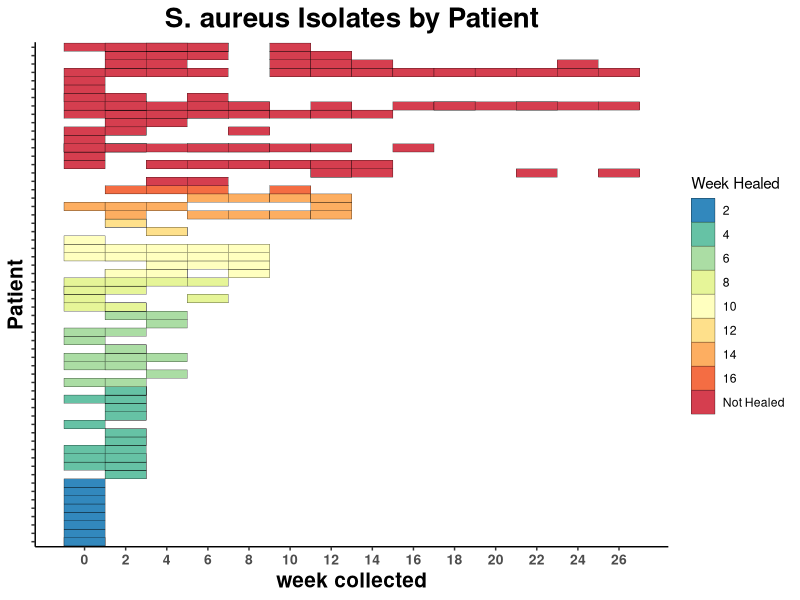

The R script that drew this image:
# Amy Campbell
# Figure1 A Experimental setup
library("ggplot2")
library("gridExtra")
library("dplyr")
library("RColorBrewer")
library("forcats")

# set to wherever you've cloned the repo
setwd("/Users/amycampbell/Desktop/GriceLabGit/Staphyloxanthin/")

FullData = read.csv("Data/InVitroData/staphyloxanthin_paper_updated.csv")

week_order <- c("2", "4", "6","8","10","12","14","16","Not Healed")

FullData$Healed = if_else(is.na(FullData$week_healed ), "Unhealed", "Healed")

FullData$week_collected<-(FullData$visit*2)

FullData = FullData %>% mutate(WeekHealed = if_else(is.na(week_healed),"Not Healed", as.character(week_healed)))


OrderByWeekHealed <- FullData %>% arrange(week_healed) 
OrderByWeekHealed$WeekHealed = factor(OrderByWeekHealed$WeekHealed)
OrderByWeekHealed$patient = factor(OrderByWeekHealed$patient)
IsolatesPlot = ggplot(data=OrderByWeekHealed, aes(x=week_collected, y =patient))+
  geom_tile(color="black", aes(fill=WeekHealed))+
  theme_classic()+ggtitle("S. aureus Isolates by Patient")+
  theme(plot.title = element_text(hjust = 0.5, face="bold", size=20))+
  labs(x="week collected",y="Patient")+
  theme(axis.title.x = element_text(face="bold",size=15))+
  theme(axis.title.y = element_text(face="bold",size=15))+
  theme(axis.text.y = element_blank())+
  theme(axis.text.x = element_text(face="bold",size=10))+  
  labs(fill="Week Healed") + scale_fill_manual(values=rev(RColorBrewer::brewer.pal(9, "Spectral"))) + scale_x_continuous(breaks=c(0,2,4,6,8,10,12,14,16,18,20,22,24,26)) 
IsolatesPlot$data$patient = factor(IsolatesPlot$data$patient, levels=unique(OrderByWeekHealed$patient))
IsolatesPlot$data$WeekHealed = factor(IsolatesPlot$data$WeekHealed, levels=week_order)

pdf(width=8.49, height= 6.555, file="Figures/Figure1/Fig1A.pdf")
IsolatesPlot
dev.off()

